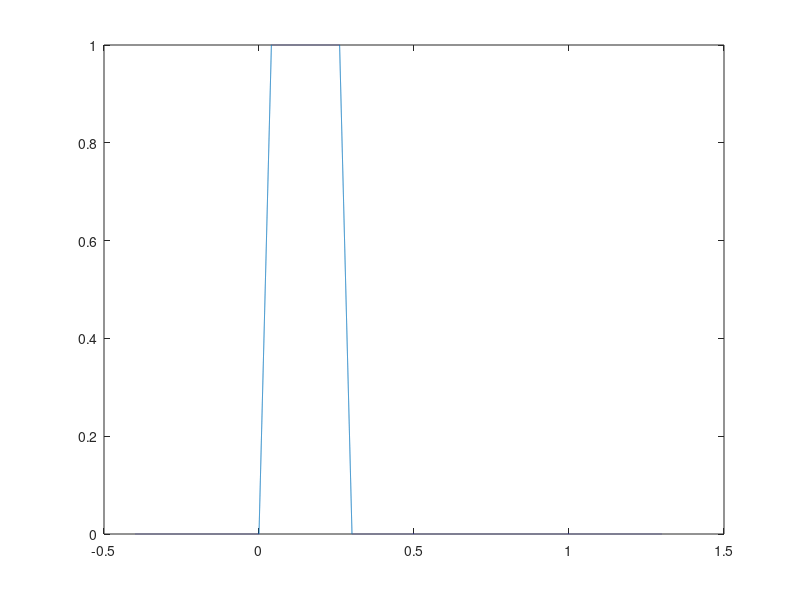
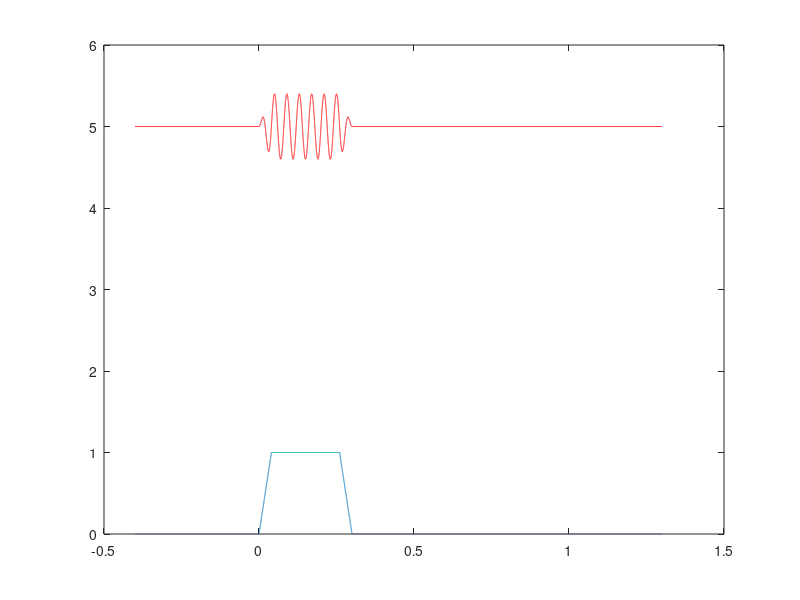
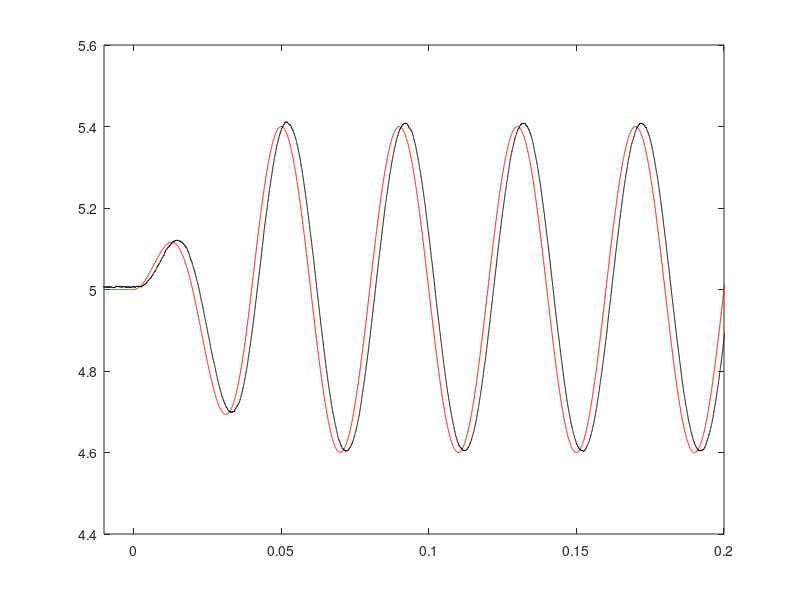
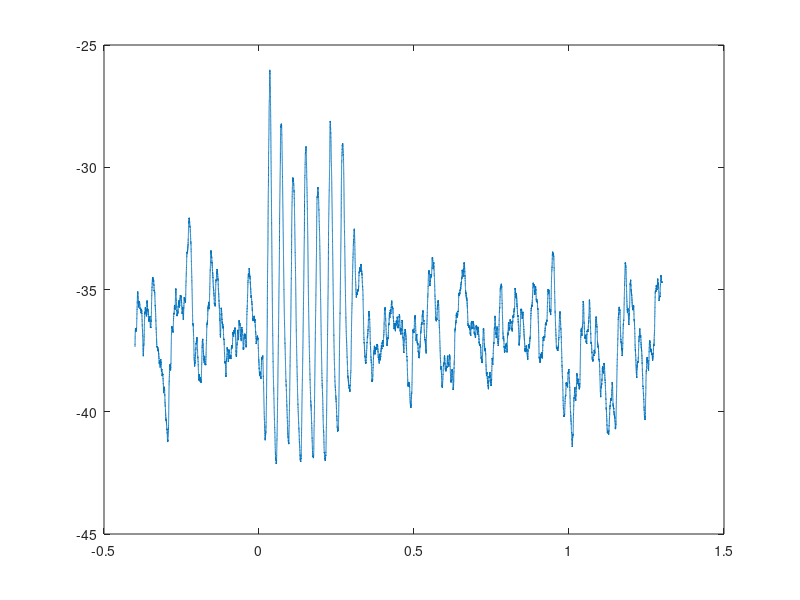

Source code (MATLAB) for these figures, in order: (Note: this script raises an error after producing the figures.)
%% Data Management in MATLAB
% copyright: Anthony Azevedo, 2014

%% Introduction
% This script will explore electrophyiological recordings of cells in
% the auditory pathway of "the fly", Drosophila melanogaster.  Such
% recordings will involve a stimulus - mechanical or electrical - and an
% electrical response of the cell.  The responses are measured using a
% glass pipette filled with a saline solution that is connected by a silver
% chloride wire to a sensitive patch clamp amplifier.  Mechanical stimuli
% are delivered using a piezoelectric actuator that will push on the fly's
% antenna.
%
% First, we will inspect the data managment scheme, how the raw_data is
% stored and organized when it is recorded.   
%
% Then we will inspect some of these data individually.
%
% Finally, we will pose an anlysis question and follow a routine to answer
% the question according to the following steps:  (1) find data that are
% relevant to the question (2) import the data (3) perform operations on
% the data (4) display the results.

%% Naming conventions and data management
% Raw data is stored in this repository on my mac machine at 
%  /Users/tony/Code/Modern-Data-Management/raw_data.
% and on my pc workstation at 
%  C:\Users\Anthony Azevedo\Code\Modern-Data-Management
% The fullfile function creates a string for the path to a directory.

clear % clears the "workspace"
raw_data_directory = fullfile('~','Code','Modern-Data-Management','raw_data'); 
raw_data_directory = fullfile('C:\Users\Anthony Azevedo','Code','Modern-Data-Management','raw_data'); 
cd(raw_data_directory)
pwd


%%
% A typical experiment procedes as follows: 
% (1) "mount" a fly in a holder, i.e. put the fly into a piece of aluminum
% foil that will hold it in position on the microscope, and glue it in
% place. 
% (2) Dissect the fly's cuticle (head) to expose the brain, place the
% holder on the microscope. 
% (3) Visualize the cell and patch the neuron of interest.
% (4) Deliver stimuli of various sorts.
% (5) If the preparation (prep) is still ok after the first cell, go on to
% another cell in the same prep.
%
% Accordingly, I have decided to store raw data in the following way:
% (A) Within the top level raw_data directory
% (B) Within a direcotory that refers to the day (YYMMDD) on which I
% performed the recordings
% (B) In a directory for Each cell that I record with the naming
% convention YYMMDD_FX_CY. 
% This choice was influenced by conventions already in place in the lab.  I
% could have chosen to store each cell in the raw_data folder, but I
% didn't.  

% Look at the contents of the cell directory 131126_F2_C1
experimentdate = '131015';
flynumber = '3';
cellnumber = '1';

cellIdentifier = [experimentdate '_F' flynumber '_C' cellnumber]

celldirectory = fullfile(raw_data_directory,experimentdate,cellIdentifier)

% Move to that folder;
cd(celldirectory)

% list the contents
ls

% You will see a list of ".mat" files.  These are files of data that
% matlab creates using the "save" function.  You can read these files using
% the "load" function.

%% Inspect data from a single trial

load('PiezoSine_Raw_131015_F3_C1_3.mat')

%%
% The naming conventions of the .mat files gives information about how
% these data were collected.  
%
% The first part is the name of the stimulus protocol that was used to
% produce a stimulus, in this case "PiezoSine", or a sine wave mechanical
% stimulus delivered through the piezo electric actuator. I define a
% protocol as a collection of parameters used to 
% construct the stimulus in the first place (at acquisition), and to
% reconstruct it post-hoc (during analysis).  
%
% The "Raw" signifier indicates this is a single trial.  Trials are the
% units of acquired data and represent a single presentation of a
% particular stimulus.  
%
% Next comes the cell identifier
%
% Finally, the last number is the protocol trial number (3 of 45 in this
% case)
%
% When we loaded the trial, several new variables were created in the
% workspace
whos  % displays the variables in the workspace

%% 
% These are:
%
%%       
% The path to the raw file on PC work station.  Original path is to a folder
% called Acquisition, where newly acquired data is stored.
name

%%
% A built-in data structure called a "Matlab structure" (help struct) which
% has "fields" ("gain","mode", etc) and "values". You'll see how to use
% this below.
params

%%
% A built-in "cell array" (help cell) called tags that will hold any information about
% this particular trial that I may have entered while acquiring (e.g.
% application of drugs, washout of drugs, etc)
tags

%%
% The measurement of current over time (A large 1D array)

% I could call length(current) too.
size(current)

%%
% The measurement of voltage over time (A large 1D array)
size(voltage)

%%
% And the measurement of a strain gauge on the piezo actuator over time (A
% large 1D array). 
% This let's me know what the probe pushing the antenna is actually doing,
% which can 
% be different than the stimulus I wanted.
size(sgsmonitor)


%% The original stimulus
% The params structure will tell us how the stimulus and response were
% generated and collected.  I created the acquisition system to use these
% numbers, and these are my choices of what to call these numbers.  They
% are not universal vocabulary, just my preferences and design, but they
% represent standard quantities that such an acquisition system would need.
params

%%
% The following parameters define how the stimulus evolves over time.


%%
% the sampling rate of the stimulus command.  A digitial to analog
% converter will produce a continuous analog signal based on a digital
% command from the computer
params.samprateout  

%%
% seconds before the stimulus actually starts
params.preDurInSec

%%
% seconds that the stimulus will be presented
params.stimDurInSec

%%
% seconds after the stimulus before the trial ends
params.postDurInSec

%%
% This is just the sum of the previous three.
params.durSweep

%% 
% With these numbers, we can create a vector representing time.  This is
% the time base for the stimulus.
number_of_samples = params.durSweep*params.samprateout;
time_stim = (0:number_of_samples);  
% a vector with 85001 entries.  Note, I started at 0.  This may be dumb,
% but it was intuitive to me, and I just have to be consistent.

time_stim = time_stim/params.samprateout;
% a time vector beginning at 0, ending at 1.7 sec.  
time_stim(1)
time_stim(end)  % Careful: end has two meanings, as you'll see below.

diff(time_stim(1:2)) % "diff" finds the difference between entries in a vector
% each entry is 2e-5 seconds apart, which would give you 50k samples per
% second

%%
% Subtract off the pre period so the stimulus starts at time = 0
time_stim = time_stim - params.preDurInSec;

%%
% Use logical operations to learn about the vector
sum(time_stim < 0)
% 2000 samples before the stimulus starts
sum(time_stim >= 0 & time_stim < params.stimDurInSec)
% 15001 stimulus samples

sum(time_stim > params.stimDurInSec)
% 50000 points after the stimulus is over

%%
% Next I'll create the stimulus from the params structure. 
% The PiezoSine Protocol defines a sine wave stimulus using the following
% parameters
params.protocol


params.freq
% the frequency of the sine wave

params.displacement
% the amplitude.  This is a mechanical stimulus, so the displacement tells
% us how far the piezo moves.

params.displacementOffset
% This will offset our stimulus a certain amount

params.ramptime
% I don't want the sine wave to start right away, so I have a little
% ramping time to get to full amplitude.


%%
% You can safely skim the next section. This is code from the acquisition
% routines and is somewhat separate.
% The stimulus vector is first a vector of zeros the same size as time
stim = time_stim;
stim(1,:) = 0;

%%
% Then I Find the elements in the stim array that will contain the stimulus
% i.e. entries 20001, through 35000 (20001:35000)
stimpnts = round(params.samprateout*params.preDurInSec+1:...
    params.samprateout*(params.preDurInSec+params.stimDurInSec));

%%
% This creates a "window" that ramps at the begining and the end of the
% stimlus, and put the window into an array where the stimulus will be.
% This uses fairly advanced syntax, you can figure out what it
% does as an exercise.
% Just take a look to see what we're working with.
stimwindow = stim;
w = window(@triang,2*params.ramptime*params.samprateout);
w = [w(1:params.ramptime*params.samprateout);...
    ones(length(stimpnts)-length(w),1);...
    w(params.ramptime*params.samprateout+1:end)];

stimwindow(stimpnts) = w;
figure  % makes a new figure window
plot(time_stim,stimwindow)    % see the ramping on and off?.

%%
% Now create a sine wave
% ... and do element wise multiplication of the window and the sine wave.
% This puts zeros in the pre and post periods and a stimulus where it
% belongs.  Add on the offset. 

sinewave = params.displacement * sin(2*pi * params.freq * time_stim);

stim = sinewave .* stimwindow;

stim = stim + params.displacementOffset;

figure
plot(time_stim,stimwindow)    % see the ramping on and off?.
hold on     % keep all the lines on the plot
plot(time_stim,stim,'r') % plot in red


%% Look at the Response
%
% Several other parameters in the params structure are specific to respons
% acquisition, some 
% are for documentation only (gain, secondary_gain, Vm_id).
%
% The mode indicates whether we were looking at voltage or current of the
% cell

params.mode

%%
% In IClamp mode, I control the current injected into the cell through my
% patch pipette, while I record voltage.
%
% First we need a response time vector.  This could have a different
% sampling rate than the stimulus, though not in this case.  This is called
% sampratein, because the data is coming into the computer in this step.

number_of_samples = params.durSweep*params.sampratein;
time_resp = (0:number_of_samples);  

time_resp = time_resp/params.sampratein;
time_resp = time_resp - params.preDurInSec;

%%
% First, the sgsmonitor (the strain gauge sensor monitor) reports the actual
% position of the probe, which is delayed relative to the stimulus itself,
% so it's important to see the difference.

figure
plot(time_stim,stim,'r') % plot in red
hold on     % keep all the lines on the plot
plot(time_resp,sgsmonitor,'k')
xlim([-.01 .2]);


%%
% Now plot the response in a new figure
figure
plot(time_resp,voltage);

%%
% This is the voltage response of the cell when I move the antenna with 
% the stimulus we created above.
% Admitedly, this looks like a bunch of hash and is somewhat unimpressive.
% Just hold tight.
%
% Alternative display ideas:


figure
subplot(2,1,1)  % help subplot
plot(time_resp,sgsmonitor)

subplot(2,1,2)  
plot(time_resp,voltage)

% The stimulus and sgsmonitor are in V, the command and signal from the
% actuator.  The actual diplacement of the probe comes from converting to
% microns 
displacement_in_microns_per_volt = 3;

subplot(2,1,1)  
title([params.protocol ' stimulus: ',...
    num2str(params.freq) ' Hz, ',...
    num2str(params.displacement * displacement_in_microns_per_volt) ' \mum'])
ylabel('Stimulus command (V)');
xlabel('Time (sec)');

subplot(2,1,2)  
title('Response')
ylabel('Voltage (mV)');
xlabel('Time (sec)');


%% Analysis example
% Finally we would like to use these data to answer a question. The general
% question I would like to ask is whether different cells are selective for
% different frequencies of antennal movement. (To reframe this for an NIH
% fellowship: I will test the hypothesis that different cells have different
% frequency/response relationships)
% Thus, as a specific question,
% I would like to know how a given cell responds to a range of frequencies.
%
% Obviously,
% experimental design is a critical part of being able to answer this specific
% question.  We will assume that I designed the experiment appropriately
% and gathered sufficient data to do this.  
%
% What I have done is deliver mechanical stimuli with a range of different
% frequencies, and with a range of amplitudes (displacements) at each frequency.
% For each frequency, displacement pair, I have recorded three trials to be
% able to get an average response.
%
% So the first goal in the analysis is to find the three trials with the same
% frequency and displacement.  We can see the set of frequencies and
% displacemts because I keep 
% that information in the params matlab structure.
params.freqs

%%
params.displacements

%%
% Then I need to import the data from the raw data files
% into a data structure in matlab that will let me operate on those data
% easily.  


%% Aside about data structures
% "By data structure", I don't necessarily mean I will use matlab structure
% like the params structure we have above, though I could.  
% Data structure is just the general term for how data are
% grouped together. Other data structures we have encountered so far--
% besides "matlab" structures, an confusing name--
% include vectors, aka arrays (current, voltage, time)
% and cell arrays (an empty one called tags).  Take a look at the variables
% in the workspace.  Under the class column, you can see the data
% structure type.  
whos

%% 
% The extension of the 1D array into multple dimensions
% is called a matrix.  A matrix is a very convenient data structure to hold
% multiple rows and columns of NUMERICAL data because you can then do simple
% mathematical operations on the matrix, along any dimension you choose.
% 
% This is how I will store the voltage responses from each trial: a 2D
% matrix with 3 rows, one for each trial with a given frequency and
% displacement, and with 85001 columns, one for each time sample.
% Then I will be able to take the average of all the trials
% easily, along the first dimension, as it happens.
%
% As an extension, if I were analyzing movies, my matrix might consist of
% image frames as 2D x-y data, with a third dimension as frame number over
% time.  Or, if it's a color movie, I might have a 4D matrix:
% x,y,color,time. etc.
%
% MATLAB (MATrix LABoratory) was designed for this.
%
% As for the cell array: whereas the matrix can only hold numeric data,
% the cell array is a generic structure that can hold anything 
% you want: numbers, strings, other cell arrays, anything.  It can also be
% as many dimensions as you like. So it's a flexible data structure.  
% It's just not good for holding numeric
% data because you wouldn't be able to perform mathematical operations on
% it, it's not built for that.
%
% For the data structure called a "MATLAB" structure, we have seen an
% example 
% of its advantage while we were using
%   params
% : We can 
% get values out by just calling the field name.  This lets you group a
% bunch of things under one variable, and it doens't matter whether they
% are strings or numeric types or even cell arrays or other structures.
%
% So, choosing a matrix to hold my trial data is an example of the
% decisions I have to make when managing data.
%
% Anyways...

%% Finding relevant trials
% For illustration purposes, we will clear the workspace of all its data
% and also make sure we are still in the right data folder
clear
whos % this doesn't produce any output, there are no variables
pwd % should be: '/Users/tony/raw_data/131126/131126_F2_C1'. If not, navigate there

%%
% From my experimental design, I know that in PiezoSine trials with numbers 
% 1, 16, and 31,
% I delivered a stimulus with a displacement of .1 V and a frequency of 25 Hz.
% This is because I looped over all the displacements at each frequency,
% then changed the frequency, before repeating the whole set.  

trials_25Hz_0_1 = [1 16 31]; % matlab doesn't take variable names with periods

%%
% This is the simplest way of finding data: knowing where it is.  But I
% hate this method, chiefly
% because this often involves looking back and forth from a note book or
% file to my computer to enter numbers that start to confuse me.  I usually
% try to be a little more programatic about it.  If you notice in the 
%   params
% structure, a variable called trial block indicates that a trial belongs
% in a particular set.  I might also search through the files in this
% directory, using code like below, and find trials that have identical
% parameters (except for trial number). But you can do this however you
% like.


%% Loading Data
% For each trial number in my set, I will create the file name for that
% trial and load it into a new variable, called trial. For example
trial_file_name = ...
    ['PiezoSine_Raw_131015_F3_C1_',...
    num2str(trials_25Hz_0_1(3)),...
    '.mat']

trial = load(trial_file_name)

%%
% This is different than when I called "load" before. Now instead of having
% several variables (name, params, voltage...), this imports the trial into
% a new matlab structure with field names for each variable.  Same data,
% different structure!


%%
% I know how many trials I need to import (3).
% I also know how long the voltage traces will be because all the trials
% were run the same way and we have already played with one.  To cut down
% on operations and time, 
% I will create a matrix before I start that will be the same size as the
% one I ultimately need. This is best practices, the technical term is to
% "allocate" memory, or "preallocate" an array

voltage_matrix = zeros(length(trials_25Hz_0_1),length(trial.voltage));
size(voltage_matrix)

%%
% Now I'll loop over the different trials we need.  I'll use a counter,
% trial_index, that will increase by one on each loop, from 1 to 3

for trial_index = 1:length(trials_25Hz_0_1)
    disp(trial_index)
    
    % make the trial filename
    trial_file_name = ...
        ['PiezoSine_Raw_131015_F3_C1_',...
        num2str(trials_25Hz_0_1(trial_index)),... % trial_index changes on each loop
        '.mat']
    
    % load the trial    
    trial = load(trial_file_name);
    
    % just make sure the trial is what I want
    disp(trial.params.freq)
    disp(trial.params.displacement)
    
    % put the voltage trace into the voltage matrix
    voltage_matrix(trial_index,:) = trial.voltage;
end  

%% 
% I re-create the time vector, using the trial structure:
time = (0:1:trial.params.durSweep*trial.params.sampratein)/trial.params.sampratein;
time = time-trial.params.preDurInSec;

%%
% And I take a look at what I have loaded.  When calling "plot", matlab
% assumes the same time base for each y row. Again, not entirely
% satisfying.
figure
plot(time,voltage_matrix); 

%% Operating on the data
% The real operation I want to run is the average along the 1st dimension
% 
mean_voltage_trace = mean(voltage_matrix,1);

%%
% Plot what happened (using a syntax that lets me control the
% color of the lines)

figure

% plot the individual traces in pink
plot(time,voltage_matrix,'color',[1, .7 .7]); 
hold on

% plot the average trace in red
plot(time,mean_voltage_trace,'color',[.7, 0 0]); 

%% 
% What I would like to know is, for this stimulus, what is the amplitude of
% the response?
% I choose to calculate the amplitude as the maximum of the
% response during the stimulus period (between 0 and the stimulus
% duration), minus the average voltage during the 
% base line (time < 0).
% Note, mean_voltage_trace is a 1D vector, so I'm not specifying the
% dimension here
baseline_average = mean(mean_voltage_trace(time < 0));
baseline_average

max_response = max(mean_voltage_trace(time > 0 & time < trial.params.stimDurInSec));
max_response

amplitude_25Hz_0_1 = max_response - baseline_average;
amplitude_25Hz_0_1

%%
% As an exercise, consider that
% I could instead take the average of the maximum amplitudes of each trial,
% but 
% that would give me a different answer


%% Broadening the analysis
% Thus far, I have looked at the lowest frequency and smallest displacement.  
% I will repeat the same procedure with each set of frequencies and
% displacements. 
%
% To do this more programatically, I will loop
% over a collection of trial number vectors like trials_25Hz_0_1. Just as
% for trials_25Hz_0_1, the trials are spaced 15 trials apart for all of the
% other frequencies and displacements.
%
% I can also use the following example syntax:
trials_25Hz_0_1 = (1:15:45)

%% 
% or, I could find find those values programatically, too. This would be
% useful if I for some reason used more or fewer frequencies or
% displacements

number_of_stimuli = ...  % the number of stimuli I will repeate 3 times
    length(trial.params.freqs) * ...
    length(trial.params.displacements)

repetitions = 3


%%
% I'm looking for the amplitude of the average response to each of these
% stimuli, so I want to preallocate a matrix to hold those calculated
% values, and for good measure, redefine 
%   voltage_matrix.

amplitudes = zeros(...
    length(trial.params.freqs),...
    length(trial.params.displacements))

voltage_matrix = zeros(repetitions,length(trial.voltage));


%%
% Now I will create a loop that will use  
%   first_trial_number
% as a counter.  As this increases, it changes 
%   trialnumbers
% to give the trial numbers for the same stimulus trials. I will do the
% same calculation as above, while moving
% along the rows, then columns of the 
% amplitudes matrix to fill it in with each result.

first_trial_number = 0;
for ii = 1:length(trial.params.freqs)
    for jj = 1:length(trial.params.displacements)

        first_trial_number = first_trial_number +1;

        trialnumbers = ...
            (first_trial_number:...
            number_of_stimuli:...
            number_of_stimuli*repetitions);
        
        for trial_index = 1:length(trialnumbers)
            disp(trial_index)
            
            % make the trial filename
            trial_file_name = ...
                ['PiezoSine_Raw_131015_F3_C1_',...
                num2str(trialnumbers(trial_index)),... % trial_index changes on each loop
                '.mat'];
            
            % load the trial
            trial = load(trial_file_name);
            
            % just make sure the trial is what I want
            disp(trial.params.freq)
            disp(trial.params.displacement)
            
            % put the voltage trace into the voltage matrix
            voltage_matrix(trial_index,:) = trial.voltage;

        end
        mean_voltage_trace = mean(voltage_matrix,1);
        baseline_average = mean(mean_voltage_trace(time < 0));
        max_response = max(mean_voltage_trace(time > 0 & time < trial.params.stimDurInSec));
        
        amplitudes(ii,jj) = max_response - baseline_average;
        
    end
end

amplitudes

%%
% TA-DAAAH! AND WE HAVE OUR ANSWER!!
% 
% It's hard to see this.  In fact, it's hard to know that we have done
% it correctly.  
% 
% Looking at the amplitude matrix, we see that values tend
% to increase across the columns.  In the loop above, 
%   jj 
% was the index that
% indicated the jj-th column in the ii-th row, and also that 
%   jj 
% increases as
% the displacements go up.  This would seem to make sense: make the
% stimulus larger, and the response should go up.
trial.params.displacements(3)


%% 
% The values going down the row (index 
%    ii 
% increases) seem to hit a peak and
% then decrease 
% again.  This would seem to indicate that a particular frequency would
% produce the largest response.
% Since this is 
%   ii = 3
% , 100 Hz would seem like it should produce the
% largest response
trial.params.freqs(3)

%%
% OK!  Seemed to work, and it appears that this cell is most sensitive to
% frequencies of 100 Hz, or that it's a band pass filter.

%% Displaying Data
% That was kind of a let down.  It could be hocus pocus.  Or a bug.
% We got the answer, I think, but we would also like to <show> that this is
% the case by seeing the goods, plotting the data.
%
% Matlab gives you quite a bit of control over how to produce pretty plots,
% like controlling the color of the lines, and such.
% However, many of these commands can be a bit tricky, and using them is
% part of the art and mastery of matlab programming. Matlab does have a 
% few simple tools to get you started that we'll make use of now.
%
% What would we like to see?  
% 
% I want to see what the averages looked like
% from which the amplitudes were calculated.  I would like to see 
% whether I can detect, by eye, either of the effects we see in the
%   amplitudes
% matrix above. To do this, I'd like to also restrict our view
% to the stimulus time period
%
% I might also like to see which values we used in
% our calulations.  That is, when we find the maximum response amplitude
% during the stimulus, which value did we find?  And also, did we calculate
% the baseline correctly?
%
% Finally, the amplitude matrix is an unsatisfactory representation of this
% measurement. I would like to see the amplitudes plotted in a way that
% makes sense, but also that might tell us more about these frequency
% response functions.
% 
% To do this, I'm going to redo the calculation loop, but while I've got
% the trials loaded, and a matrix of response data for one 
% stimulus, I'm going to plot the responses and their mean, show that I'm
% calculating the baseline correctly, and point out the value I thought was
% the maximum.
% 
% Once this is done, I'll plot the amplitude matrix in an intersting way


% preallocate again (optional)
amplitudes = zeros(...
    length(trial.params.freqs),...
    length(trial.params.displacements))

voltage_matrix = zeros(repetitions,length(trial.voltage));


%%
% I'm also going to preallocate a cell array that will collect the trial
% numbers associated with each plot.  This way I can do something with them
% at the end
%

trialnumbers_cellarray = cell(...  % preallocate an empty cell array
    length(trial.params.freqs),...
    length(trial.params.displacements));


figure % where we will plot the data

first_trial_number = 0;
for ii = 1:length(trial.params.freqs)
    for jj = 1:length(trial.params.displacements)

        first_trial_number = first_trial_number +1;

        trialnumbers = ...
            (first_trial_number:...
            number_of_stimuli:...
            number_of_stimuli*repetitions);
        
        % Note the braces:
        trialnumbers_cellarray{ii,jj} = trialnumbers;
        
        for trial_index = 1:length(trialnumbers)
            
            trial_file_name = ...
                ['PiezoSine_Raw_131015_F3_C1_',...
                num2str(trialnumbers(trial_index)),... 
                '.mat']; 
            trial = load(trial_file_name);
                        
            voltage_matrix(trial_index,:) = trial.voltage;
            
        end
        mean_voltage_trace = mean(voltage_matrix,1);
        baseline_average = mean(mean_voltage_trace(time < 0));
        
        % Now I'm getting both the max value and the index where it's
        % found
        [max_response, max_index] = max(mean_voltage_trace(time >= 0 & time < trial.params.stimDurInSec));
        
        % Careful: I restricted my search for a max value to be during the
        % stimulus so I need to add pre points to max_index.
        max_index = max_index + sum(time<0);
        max_time = time(max_index);
        
        amplitudes(ii,jj) = max_response - baseline_average;
        
        % Plotting routines
        subplot_index = (ii-1)*length(trial.params.displacements) + jj 
        % this will move us across a row of subplots, then down to the next
        % row.  Play with this as an exercise.
        
        % make a subplot for each frequency and displacement pair (ii,jj)
        subplot(...
            length(trial.params.freqs),...
            length(trial.params.displacements),...
            subplot_index)        
                
        % plot the individual traces in pink
        plot(time,voltage_matrix,'color',[1, .7 .7]);
        hold on
        
        % plot the average trace in red
        plot(time,mean_voltage_trace,'color',[.7, 0 0]);
        
        % plot the baseline average as a black dotted line
        baseline = repmat(baseline_average,1,sum(time<0));
        plot(time(time<0),baseline,'k--');
        
        % plot the maximum as a blue dot
        plot(max_time,max_response,'bo');
        
        % Make the plot fit the data
        axis('tight')
        
        % Add a title
        freq_str = num2str(trial.params.freq); % a string for frequency
        displacement_str = sprintf('%.1f',trial.params.displacement);
        % a string for displacement
        title([num2str(trial.params.freq) ' Hz ',...
            displacement_str ' V']);

        
        % set the x-limits on the plot
        xlim([-.15 trial.params.stimDurInSec+.15]);
        % ylim([-45 -20]);
        
    end
end

%%
% For clarity, I'll put x-y labels on the bottom left most panel, the 13th
% panel
subplot(5,3,13)
xlabel('Time (sec)')
ylabel('mV')


%%
% That's more like it! The only thing that seems wierd is that the y scale
% is different in each subplot.  Here I use my best graphics tricks
% for demonstration purposes only, 
% but I could also just uncomment the 
%   ylim([-45 -20]) 
% line above and run that code again

fignum = gcf; % the "get current figure" function
axis_handles = get(fignum,'children');
ylims = [Inf, -Inf];
for ah = 1:length(axis_handles)
    yl = get(axis_handles(ah),'ylim');
    ylims = [min(yl(1),ylims(1)) max(yl(2),ylims(2))];
end
for ah = 1:length(axis_handles)
    set(axis_handles(ah),'ylim',ylims);
end



%%
% So this has a zoomed out view that shows that our calculations appear to
% be correct: the maximum values and baseline values are right, response
% amplitudes increase to 
% the right, and the 100Hz stimuli certainly drive the cell pretty hard.
%
% It would also be nice to get a closer look at some of the data, though,
% so maybe we would like to plot some of the panels in their own individual
% figures to see what the dynamics of the response look like.
% 
% I'll take a look at largest 50 Hz stimulus.  That is panel 6, by the
% subplot index convention, but it's the 2nd row, 3rd column of our
% amplitude matrix.  Here I make use of the cell array of trialnumbers that
% I made while looping through the stimuli.

trialnumbers_cellarray

%%
% If I use parentheses to index into this cell array, I get another cell
% array, not the vector I might like
sub_cell_array = trialnumbers_cellarray(2,3)
whos sub_cell_array % this is still a cell array

%%
% If I use the braces, I will get whatever is in that cell, which here
% happens to be a vector.
element_of_cell_arr = trialnumbers_cellarray{2,3}
whos element_of_cell_arr 
% this is a vector of doubles, our trial numbers for this stimulus

%%
% Now I'll run a shortened version of the plotting script to see the
% responses from just one stimulus.  I'll also plot the sgsmonitor signal
% in order to see how the dynamics of the response compare to the stimulus.
%
% You can rerun this for any of the plots in the first figure, just change
% the indices

zoomed_in_figure = figure;
trialnumbers = trialnumbers_cellarray{2,3};
             
for trial_index = 1:length(trialnumbers)
    
    % make the trial filename
    trial_file_name = ...
        ['PiezoSine_Raw_131015_F3_C1_',...
        num2str(trialnumbers(trial_index)),... % trial_index changes on each loop
        '.mat'];
    
    % load the trial
    trial = load(trial_file_name);
    
    % put the voltage trace into the voltage matrix
    voltage_matrix(trial_index,:) = trial.voltage;
    
end
mean_voltage_trace = mean(voltage_matrix,1);
baseline_average = mean(mean_voltage_trace(time < 0));
[max_response, max_index] = max(mean_voltage_trace(time >= 0 & time < trial.params.stimDurInSec));
max_index = max_index + sum(time<0);
max_time = time(max_index);
        

% make a subplot for the responses.  I can group panels together to change
% the size of a subplot.  I also get a pointer to the subplot
axes_handle = subplot(4,1,[1 2 3]);

% a new way of calling plot that specifies exactly which plot to plot in
plot(axes_handle,time,voltage_matrix,'color',[1, .7 .7]);
hold on

% plot the average trace in red
plot(axes_handle,time,mean_voltage_trace,'color',[.7, 0 0]);

% plot the baseline average as a black dotted line
baseline = repmat(baseline_average,1,sum(time<0));
plot(axes_handle,time(time<0),baseline,'k--');

% plot the maximum as a blue dot
plot(axes_handle,max_time,max_response,'bo');

% Make the plot fit the data
axis('tight')

% Add a title
freq_str = num2str(trial.params.freq); % a string for frequency
displacement_str = sprintf('%.1f',trial.params.displacement);
% a string for displacement
title([num2str(trial.params.freq) ' Hz ',...
    displacement_str ' V']);

% set the x-limits on the plot
xlim([-.15 trial.params.stimDurInSec+.15]);
% ylim([-45 -20]);

ylabel('Response (mV)');

%% 
% Now make a subplot for the sgs monitor.  Since this should all be the same
% for every trial (you can check that as an exercise), I will just plot the
% vector from the trial I have left from the loop above, trial 36
% 
axes_handle = subplot(4,1,4);
plot(axes_handle,time,trial.sgsmonitor,'color',[0 0 1]);

xlim([-.15 trial.params.stimDurInSec+ .15]);
xlabel('Time (sec)')
ylabel('SGS (V)')

%%
% If you're following along in matlab, take a look at the plot, use the
% tool in the toolbar to save, print, 
% *zoom in*, what have you.



%%
% Once you've played a little, here is a nifty trick that I discovered this
% year.  It blew my mind.  Try zooming in on the plot now

child_axes = get(zoomed_in_figure,'children');
linkaxes(child_axes,'x')

%%
% So now that I can see the the data, and see what is going on, I see some
% interesting dynamics in the responses, I see the effects that were
% captured in the amplitude calculation, and I'm pretty confident that
% everything went well, no bugs, hopefully.

%% 
% Finally, we'll plot the amplitude matrix in an instructive way,
figure;

plot(trial.params.freqs,amplitudes);
ylabel('Response above baseline (mV)')
xlabel('Stimulus Frequency (Hz)')

legend('0.1 V','0.2 V','0.4V')

%%
% and one other common convention when dealing with logarithmic values.
% If you don't like it, just remake the figure.
legend('toggle')
set(gca,'xscale','log')
axis tight
legend('toggle')

%% Wrap up and future challenges
% This script attempts several things at once.  
%
% (1) It introduces
% the reader/programmer to the basic data directory structure that I have
% found useful for my experiments. 
%
% (2) It walks the reader through an
% example of the smallest data unit that I collect, which consist of
% simultaneous measurements over time of several quantities, usually
% representing a stimulus and a response.
%
% (3) It walks through an analysis work flow that is fairly similar
% every time an analysis gets run (find, load, compute, display), and
% provides example code for running these procedures.
% 
% (4) It tries
% to build from simple matlab structures and syntax into more complex
% commands, including some advanced and hard to read statements that I
% nonetheless use constantly.  
%
% (5) It tries to answer a simple
% biological question that is important to me.
%
% With these goals in mind, I have tried to make it as clear and simple a
% procedure as possible, but I hope that for beginners it's at least a
% little challenging.  I'm appreciative of any feedback, and I'm happy to
% help with any bugs or questions.
% 
% If you are interested, there are many possible ways to go with this
% script to experiment on your own and practice:  
% 
% I have included more data from another
% cell that I recorded. 
% That cell (to give away the punchline), has a different tuning curve, or
% frequency-response relationship. See if you can use the tools here to
% find that answer.
%
% This script only analyzes the data acquired with the PiezoSine stimulus.
% Other protocols were run on the same cell.  With the tools here, you
% should be able to look at the other protocols, particularly the piezo
% protocols where the sgsmonitor is always a representation of the
% stimulus.
%
% I tend to try to make my code more general, sometimes to its detriment,
% so that I can run the same 
% code on more and different types of experiments, say with more values for
% a parameter.  Also, I take advantage of other matlab tools: functions,
% classes, or even using java data structures.  These are things that
% you can try here.  As a start, we went through several loops that called
% essentially the same code.  You could try to turn this code into a
% function that you can call within the loop.
%
% For more fun and real world applications (apps, games, website), I would
% suggest checking out code.org.  That is a blast.
%
% These are definitely languages, it takes patience.  Much success!

